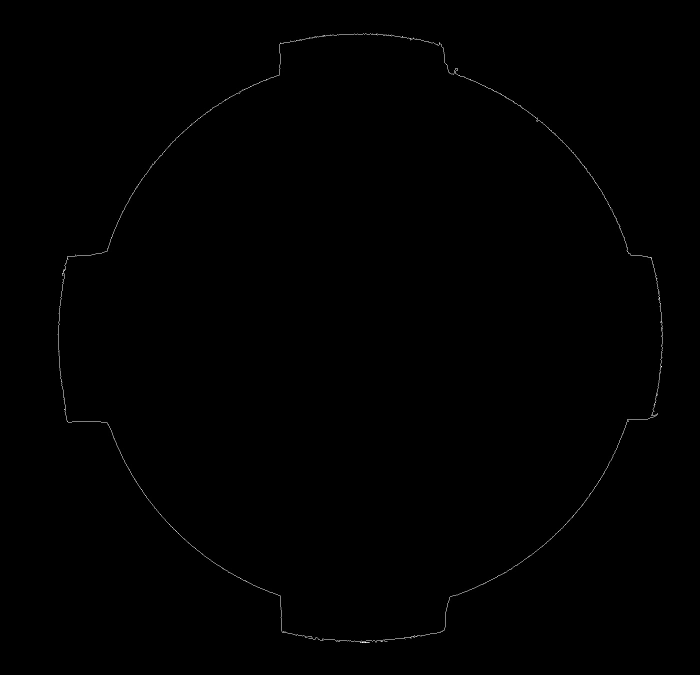
#> input picture Project/1118_新旭龙腾_注塑件/img/cnts.jpg, 1400 x 1350 px (shown at 1/2 size)
$ python -i imgfmt.py   (imports and definitions only)   (older library calls are emulated)
#> lines starting #> are read from the running program, lines starting #| are printed output that depends on the picture
#!/usr/bin/env python3
# @Date    : 2020-12-03
# @Author  : Bright Li (brt2@qq.com)
# @Link    : https://gitee.com/brt2
# @Version : 0.1.7

import os
from logging import getLogger
logger = getLogger(__file__)

from PIL import Image

#####################################################################
# pcall@Version : 0.2.1
#####################################################################
import subprocess

if hasattr(subprocess, 'run'):
    __PY_VERSION_MINOR = 5  # 高于3.5
# except AttributeError:
else:
    __PY_VERSION_MINOR = 4  # 低于3.4

# [38 lines left out: functions _popen, pcall, _get_resolution_byPIL, not called in this run]

# [11 lines of commented-out code are left out]

try:
    from jhead import size_density as size_density_byJhead
    from jhead import get_resolution as get_resolution_byJhead
except ImportError:
    #####################################################################
    # jhead@Version : 1.1.2
    #####################################################################
    # [52 lines left out: functions size_density_byJhead, get_resolution_byJhead, size_density, size_resolution, filter_density, not called in this run]


#####################################################################

import os.path

def resize(path_src, **kwargs):
    """
    kwargs:
        ratio: 缩放比例
        output_shape: list(w, h)
        min_size: 忽略存储空间小于此数值的小图片
        max_shape: 若为None，则正常缩放一次
                   否则递归压缩尺寸高于此数值的大图片, type: list(w, h)
        antialias: 开启抗锯齿（会增加图像的处理时长，默认开启）
        save_as_jpg: 强制将图像转换为jpg格式
    """
#> called with path_src = '../Project/1118_新旭龙腾_注塑件/img/cnts.jpg'
    default_kwargs = {
        "ratio": 0.5,
        "output_shape": None,
        "min_size": 0,
        "max_shape": None,
        "antialias": True,
        "save_as_jpg": True
    }
    default_kwargs.update(kwargs)
    kwargs = default_kwargs

    if os.path.getsize(path_src) < kwargs["min_size"]:
        return

    # 开启抗锯齿，耗时增加8倍左右
    resample = Image.ANTIALIAS if kwargs["antialias"] else Image.NEAREST

    im = Image.open(path_src)
#> im is the input picture: PIL image 1400x1350 L; min 0, max 255, mean 0.6
    if im.mode == "RGBA" and kwargs["save_as_jpg"]:
        im = im.convert("RGB")

    if kwargs["output_shape"]:
        w, h = kwargs["output_shape"]
        im_new = im.resize((w, h), resample)
    elif kwargs["max_shape"] is None:  # 执行一次缩放
        # 注意：pillow.size 与 ndarray.size 顺序不同
        list_ = [int(i*kwargs["ratio"]) for i in im.size]
#> list_ = [700, 675]
        im_new = im.resize(list_, resample)
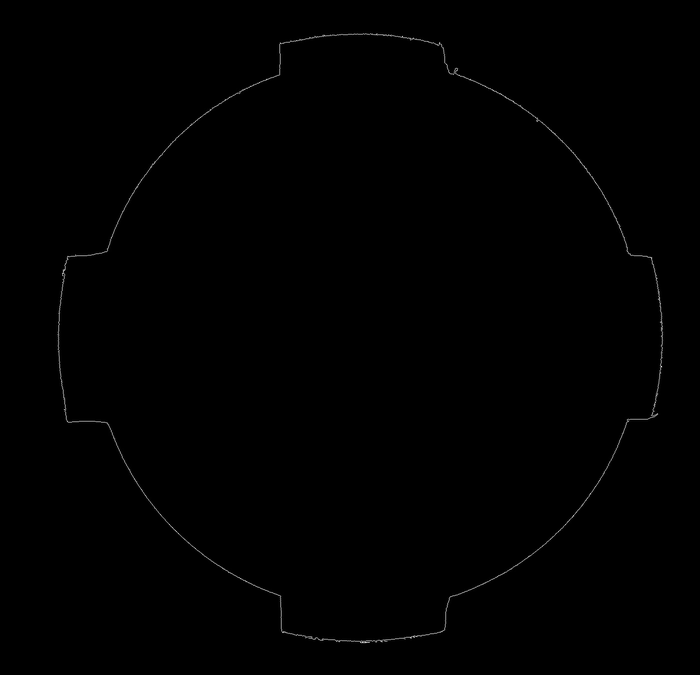
#> im_new: PIL image 700x675 L; min 0, max 232, mean 0.7
    else:  # 递归缩减
        while True:
            w, h = im.size
            if w <= kwargs["max_shape"][0] or h <= kwargs["max_shape"][1]:
                break
            w, h = [int(i*kwargs["ratio"]) for i in im.size]
            im = im.resize((w, h), resample)
        im_new = im

    if kwargs["save_as_jpg"]:
        im_new.save(path_src, "JPEG", optimize=True, quality=85)
    else:
        im_new.save(path_src, optimize=True)

#####################################################################

# [77 lines left out: functions png2jpg_byMogrify, png2jpg_byPIL, png2jpg, webp2png_byDwebp, webp2jpg_byPIL, webp2jpg, not called in this run]

#####################################################################

from io import BytesIO

# [16 lines left out: function compress_byPIL, not called in this run]

compress_jpeg = compress_byPIL

class ImageCompressProcess:
    """ 适用于png图像的压缩 """
    COMPRESS_RATIO_ALLOWED = 0.95

    def __init__(self, **kwargs):
        # import uuid, tempfile
        # self.tmp_file = os.path.join(tempfile.gettempdir(), '{0}.quant.tmp.png'.format(uuid.uuid4().hex))
        self._setting = {
            "quant_file": 'pngquant',
            "min_quality": 65,
            "max_quality": 80,
            "speed": 3
        }
        self._setting.update(kwargs)
        self._pngquant_cmd = self.pngquant_cmd()

    def pngquant_cmd(self):
        s = self._setting
        cmd = "{} --quality={}-{} --speed={} --force -".format(s["quant_file"],
                                s["min_quality"], s["max_quality"], s["speed"])
        return cmd

    # [37 lines left out: functions _get_compression_ratio, run, not called in this run]

from glob import glob

# [12 lines left out: function listdir_img, not called in this run]


_g_pngquant = ImageCompressProcess()
compress = _g_pngquant.run


# [49 lines not run here, left out]

>>> result = resize('../Project/1118_新旭龙腾_注塑件/img/cnts.jpg')
